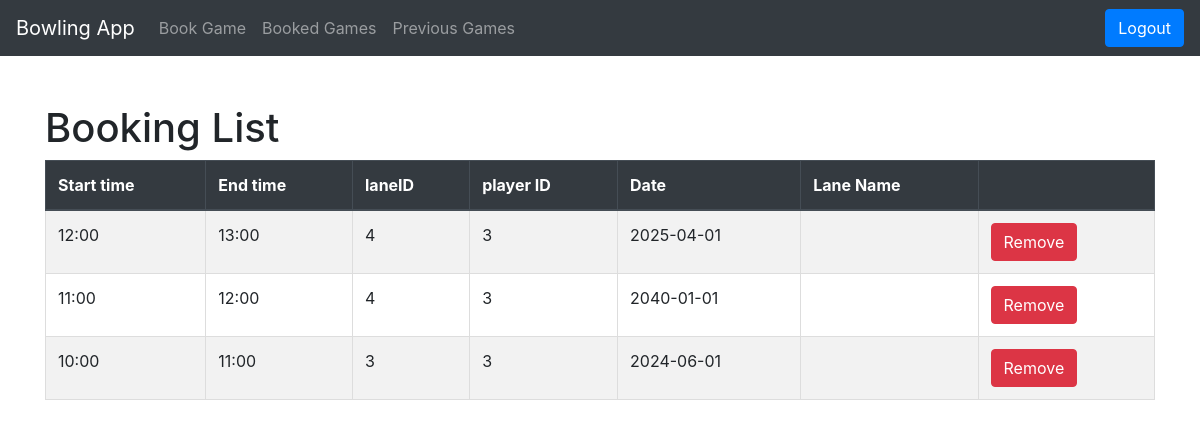
Before: /bookings with the older database file.
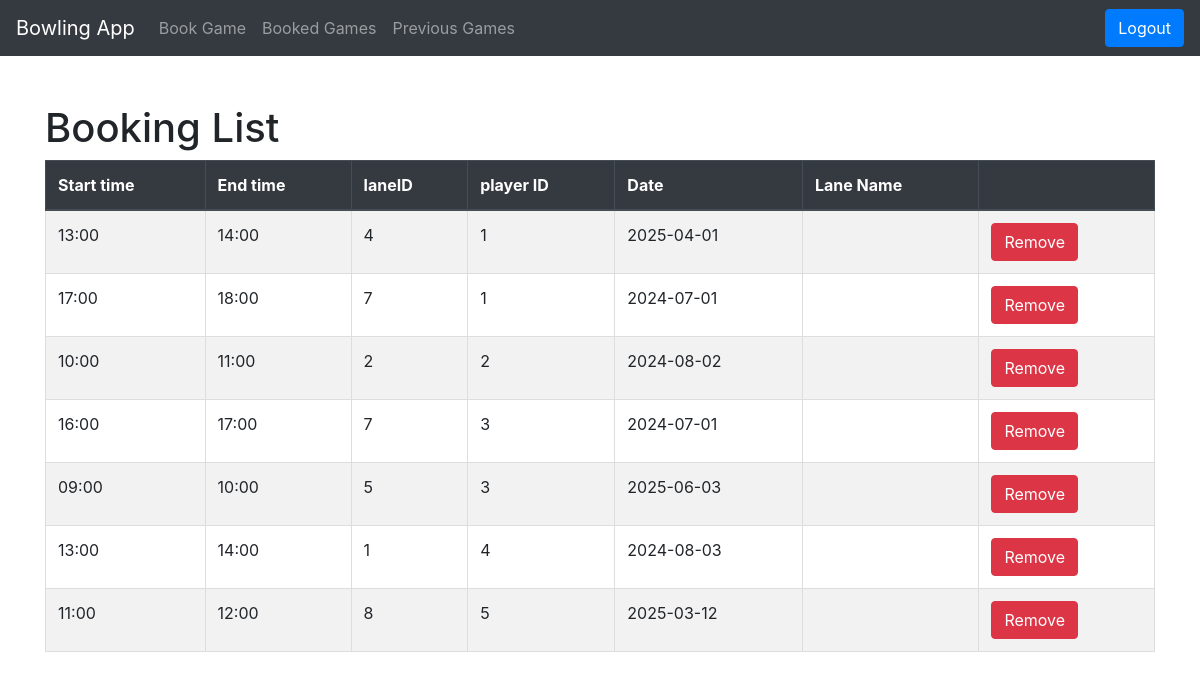
After: the same page with the newer database file.
### tables this page shows
CREATE TABLE Bookings (bookingId INTEGER PRIMARY KEY AUTOINCREMENT, startTime time, endTime time, laneID INTEGER REFERENCES BowlingLanes (laneID), playerID INTEGER REFERENCES Players (playerID), date date);

### app.py (the view)
@app.route('/bookings', methods=["GET"])
def get_bookings():
    return render_template("bookings.html", bookings=query_db('SELECT * FROM Bookings'))

### test.py (called while the page is built)
def get_db():
    db = getattr(g, '_database', None)
    if db is None:
        db = g._database = sqlite3.connect(DATABASE)
        db.row_factory = sqlite3.Row
    return db

def query_db(query, args=(), one=False, commit=False):
    try:
        if commit:
            db = get_db()
            cur = db.execute(query, args)
            db.commit()
            cur.close()
            return None
        else:
            cur = get_db().execute(query, args)
            rv = cur.fetchall()
            cur.close()
            return (rv[0] if rv else None) if one else rv
    except sqlite3.Error as e:
        print("SQLite error:", e)
        return e

### template/bookings.html (shortened to what this page needs)
<!DOCTYPE html>
<html lang="en">
<head>
    <link rel="stylesheet" href="https://stackpath.bootstrapcdn.com/bootstrap/4.5.2/css/bootstrap.min.css">
</head>
<body>
    <nav class="navbar navbar-expand-lg navbar-dark bg-dark">
        <a class="navbar-brand" href="/logged_in">Bowling App</a>
        <div class="collapse navbar-collapse" id="navbarNav">
            <ul class="navbar-nav">
                <li class="nav-item">
                    <a class="nav-link" href="/book_game">Book Game</a>
                </li>
                <li class="nav-item">
                    <a class="nav-link" href="/booked_games">Booked Games</a>
                </li>
                <li class="nav-item">
                    <a class="nav-link" href="/previous_games">Previous Games</a>
                </li>
            </ul>
        </div>
        <form action="/logout" method="POST" class="ml-auto">
            <button type="submit" class="btn btn-primary">Logout</button>
        </form>
    </nav>
    <div class="container">
        <h1 class="mt-5">Booking List</h1>
        <table class="table table-striped">
            <thead class="thead-dark">
            <tr>
                <th>Start time</th>
                <th>End time</th>
                <th>laneID</th>
                <th>player ID</th>
                <th>Date</th>
                <th>Lane Name</th>
                <th></th>
            </tr>
        </thead>
        <tbody>
            {% for booking in bookings %}
            <tr>
                <td>{{ booking['startTime'] }}</td>
                <td>{{ booking['endTime'] }}</td>
                <td>{{ booking['laneID'] }}</td>
                <td>{{ booking['playerID'] }}</td>
                <td>{{ booking['date'] }}</td>
                <td>{{ booking['laneName'] }}</td>
                <td>
                    <form action="/remove_booking" method="POST">
                        <button type="submit" class="btn btn-danger">Remove</button>
                    </form>
                </td>
            </tr>
            {% endfor %}
        </tbody>
    </table>
</div>
</body>
</html>

### template/bookings.html (style rules this page uses)
table { width: 100%; border-collapse: collapse; }
th, td { border: 1px solid #ddd; padding: 8px; text-align: left; }
th { background-color: #f2f2f2; }

Changed rows visible on the page:
removed Bookings: startTime "12:00", endTime "13:00", laneID "4", playerID "3", date "2025-04-01"
removed Bookings: startTime "11:00", endTime "12:00", laneID "4", playerID "3", date "2040-01-01"
removed Bookings: startTime "10:00", endTime "11:00", laneID "3", playerID "3", date "2024-06-01"
added Bookings: startTime "13:00", endTime "14:00", laneID "4", playerID "1", date "2025-04-01"
added Bookings: startTime "17:00", endTime "18:00", laneID "7", playerID "1", date "2024-07-01"
added Bookings: startTime "10:00", endTime "11:00", laneID "2", playerID "2", date "2024-08-02"
added Bookings: startTime "16:00", endTime "17:00", laneID "7", playerID "3", date "2024-07-01"
added Bookings: startTime "09:00", endTime "10:00", laneID "5", playerID "3", date "2025-06-03"
added Bookings: startTime "13:00", endTime "14:00", laneID "1", playerID "4", date "2024-08-03"
added Bookings: startTime "11:00", endTime "12:00", laneID "8", playerID "5", date "2025-03-12"
